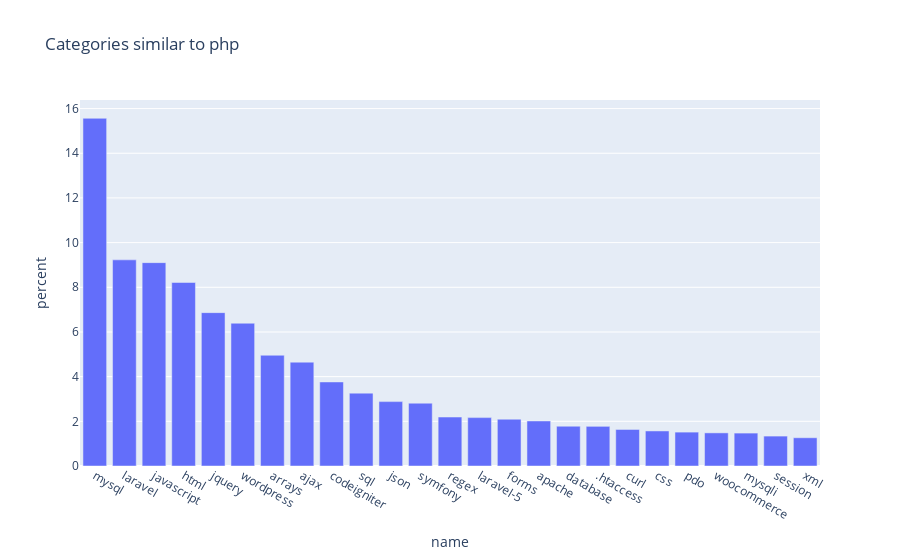

Notebook source saved alongside this figure:
### Code cell
build_chart("php")

### Figure 1 — Plotly figure (JSON) as saved in the notebook; plotly's stock layout.template omitted (floating-point values rounded to 4 significant figures)
{"data": [{"alignmentgroup": "True", "hovertemplate": "name=%{x}<br>percent=%{y}<extra></extra>", "legendgroup": "", "marker": {"color": "#636efa", "pattern": {"shape": ""}}, "name": "", "offsetgroup": "", "orientation": "v", "showlegend": false, "textposition": "auto", "type": "bar", "x": ["mysql", "laravel", "javascript", "html", "jquery", "wordpress", "arrays", "ajax", "codeigniter", "sql", "json", "symfony", "regex", "laravel-5", "forms", "apache", "database", ".htaccess", "curl", "css", "pdo", "woocommerce", "mysqli", "session", "xml"], "xaxis": "x", "y": [15.56, 9.228, 9.104, 8.215, 6.865, 6.391, 4.958, 4.649, 3.763, 3.262, 2.882, 2.812, 2.192, 2.166, 2.094, 2.015, 1.781, 1.776, 1.638, 1.569, 1.517, 1.483, 1.473, 1.339, 1.265], "yaxis": "y"}], "layout": {"barmode": "relative", "legend": {"tracegroupgap": 0}, "title": {"text": "Categories similar to php"}, "xaxis": {"anchor": "y", "domain": [0, 1], "title": {"text": "name"}}, "yaxis": {"anchor": "x", "domain": [0, 1], "title": {"text": "percent"}}}}
